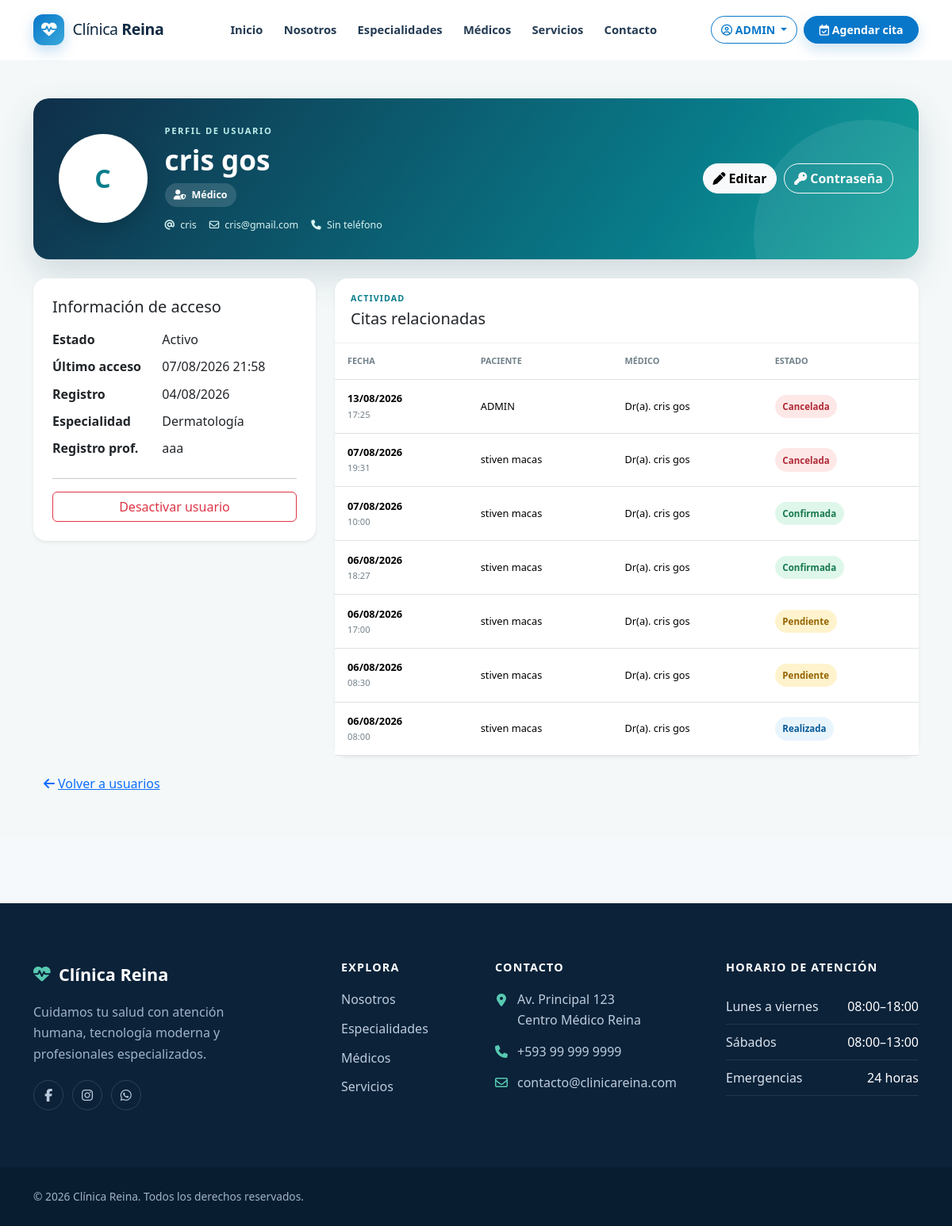
The app's page /usuarios/administracion/usuarios/5/ (signed in) with its own data.
### apps/usuarios/models.py (models this page shows, shortened)
class Perfil(models.Model):
    class Rol(models.TextChoices):
        ADMIN = "ADMIN", "Administrador"
        RECEPCIONISTA = "RECEPCIONISTA", "Recepcionista"
        MEDICO = "MEDICO", "Médico"
        PACIENTE = "PACIENTE", "Paciente"
    usuario = models.OneToOneField(settings.AUTH_USER_MODEL, on_delete=models.CASCADE, related_name="perfil")
    rol = models.CharField(max_length=20, choices=Rol.choices, default=Rol.PACIENTE)
    cedula = models.CharField(max_length=10, unique=True, null=True, blank=True, verbose_name="Cédula")
    telefono = models.CharField(max_length=20, unique=True, null=True, blank=True, verbose_name="Número de WhatsApp")
    foto = models.ImageField(upload_to="usuarios/", blank=True, null=True)
    activo = models.BooleanField(default=True)
    creado_en = models.DateTimeField(auto_now_add=True)
    actualizado_en = models.DateTimeField(auto_now=True)

### apps/medicos/models.py (models this page shows)
class Medico(models.Model):
    usuario = models.OneToOneField(
        settings.AUTH_USER_MODEL,
        on_delete=models.SET_NULL,
        null=True,
        blank=True,
        related_name="medico",
    )
    especialidad = models.ForeignKey(
        "especialidades.Especialidad", on_delete=models.PROTECT, related_name="medicos"
    )
    nombres = models.CharField(max_length=100)
    apellidos = models.CharField(max_length=100)
    registro_profesional = models.CharField(max_length=50, unique=True)
    foto = models.ImageField(upload_to="medicos/", blank=True, null=True)
    biografia = models.TextField(blank=True)
    consultorio = models.CharField(max_length=100, blank=True)
    duracion_consulta = models.PositiveSmallIntegerField(default=30, help_text="Minutos")
    activo = models.BooleanField(default=True)
    destacado = models.BooleanField(default=False)
    creado_en = models.DateTimeField(auto_now_add=True)
    class Meta:
        ordering = ("nombres", "apellidos")
        verbose_name = "Médico"
        verbose_name_plural = "Médicos"
    def __str__(self):
        return f"Dr(a). {self.nombres} {self.apellidos}"

### apps/especialidades/models.py (models this page shows, shortened)
class Especialidad(models.Model):
    nombre = models.CharField(
        max_length=100,
        unique=True,
        verbose_name="Nombre"
    )
    descripcion = models.TextField(
        verbose_name="Descripción",
        blank=True
    )
    imagen = models.ImageField(
        upload_to="especialidades/",
        blank=True,
        null=True,
        verbose_name="Imagen"
    )
    activo = models.BooleanField(
        default=True,
        verbose_name="Activo"
    )
    fecha_creacion = models.DateTimeField(
        auto_now_add=True
    )
    class Meta:
        verbose_name = "Especialidad"
        verbose_name_plural = "Especialidades"
        ordering = [
            "nombre"
        ]

### apps/citas/models.py (models this page shows, shortened)
class Cita(models.Model):
    PENDIENTE = "PENDIENTE"
    CONFIRMADA = "CONFIRMADA"
    CANCELADA = "CANCELADA"
    ATENDIDA = "ATENDIDA"
    REAGENDADA = "REAGENDADA"
    ESTADOS = [
        (PENDIENTE, "Pendiente"),
        (CONFIRMADA, "Confirmada"),
        (REAGENDADA, "Reagendada"),
        (ATENDIDA, "Realizada"),
        (CANCELADA, "Cancelada"),
    ]
    paciente = models.ForeignKey(settings.AUTH_USER_MODEL, on_delete=models.PROTECT, related_name="citas")
    medico = models.ForeignKey("medicos.Medico", on_delete=models.PROTECT, related_name="citas")
    especialidad = models.ForeignKey("especialidades.Especialidad", on_delete=models.PROTECT, related_name="citas")
    fecha = models.DateField()
    hora = models.TimeField()
    motivo = models.TextField(max_length=500)
    estado = models.CharField(max_length=12, choices=ESTADOS, default=PENDIENTE)
    creado_en = models.DateTimeField(auto_now_add=True)
    recordatorio_whatsapp_enviado = models.BooleanField(default=False)
    fecha_recordatorio_whatsapp = models.DateTimeField(null=True, blank=True)
    whatsapp_message_id = models.CharField(max_length=255, blank=True)
    estado_recordatorio_whatsapp = models.CharField(max_length=30, blank=True)
    error_recordatorio_whatsapp = models.TextField(blank=True)
    class Meta:
        ordering = ("fecha", "hora")
        constraints = [
            models.UniqueConstraint(
                fields=("medico", "fecha", "hora"),
                condition=~models.Q(estado="CANCELADA"),
                name="cita_medico_fecha_hora_activa_unica",
            )
        ]

### apps/usuarios/views.py (the view)
# urls.py: path("administracion/usuarios/<int:pk>/", views.admin_usuario_detalle, name="admin_usuario_detalle"),
@solo_administrador
def admin_usuario_detalle(request, pk):
    usuario = get_object_or_404(get_user_model().objects.select_related("perfil"), pk=pk)
    if usuario.perfil.rol == Perfil.Rol.MEDICO and hasattr(usuario, "medico"):
        citas = Cita.objects.filter(medico=usuario.medico)
    else:
        citas = Cita.objects.filter(paciente=usuario)
    citas = citas.select_related("paciente", "medico", "especialidad").order_by("-fecha", "-hora")[:8]
    return render(request, "usuarios/admin_detalle.html", {"usuario_perfil": usuario, "citas_usuario": citas})

### templates/usuarios/admin_detalle.html
{% extends "base.html" %}{% load static %}{% block title %}Perfil de {{ usuario_perfil.username }} | Administración{% endblock %}{% block css %}<link rel="stylesheet" href="{% static 'css/dashboard.css' %}"><link rel="stylesheet" href="{% static 'css/roles_dashboard.css' %}">{% endblock %}
{% block content %}<section class="admin-dashboard py-5"><div class="container"><header class="profile-hero mb-4"><div class="profile-identity"><div class="profile-avatar">{% if usuario_perfil.perfil.foto %}<img src="{{ usuario_perfil.perfil.foto.url }}" alt="Foto de perfil">{% else %}<span>{{ usuario_perfil.first_name|first|default:usuario_perfil.username|first|upper }}</span>{% endif %}</div><div><p class="profile-eyebrow">PERFIL DE USUARIO</p><h1>{{ usuario_perfil.get_full_name|default:usuario_perfil.username }}</h1><span class="profile-role"><i class="fa-solid fa-user-shield"></i> {{ usuario_perfil.perfil.get_rol_display }}</span><div class="profile-contact"><span><i class="fa-solid fa-at"></i> {{ usuario_perfil.username }}</span><span><i class="fa-regular fa-envelope"></i> {{ usuario_perfil.email|default:'Sin correo' }}</span><span><i class="fa-solid fa-phone"></i> {{ usuario_perfil.perfil.telefono|default:'Sin teléfono' }}</span></div></div></div><div class="profile-actions"><a class="btn btn-light" href="{% url 'usuarios:admin_usuario_editar' usuario_perfil.pk %}"><i class="fa-solid fa-pen me-1"></i>Editar</a><a class="btn btn-outline-light" href="{% url 'usuarios:admin_usuario_password' usuario_perfil.pk %}"><i class="fa-solid fa-key me-1"></i>Contraseña</a></div></header>
<div class="row g-4"><div class="col-lg-4"><section class="card border-0 shadow-sm admin-card"><div class="card-body p-4"><h2 class="h5">Información de acceso</h2><dl class="row mt-3 mb-0"><dt class="col-5">Estado</dt><dd class="col-7">{% if usuario_perfil.is_active and usuario_perfil.perfil.activo %}Activo{% else %}Inactivo{% endif %}</dd><dt class="col-5">Último acceso</dt><dd class="col-7">{{ usuario_perfil.last_login|date:'d/m/Y H:i'|default:'Nunca' }}</dd><dt class="col-5">Registro</dt><dd class="col-7">{{ usuario_perfil.date_joined|date:'d/m/Y' }}</dd>{% if usuario_perfil.medico %}<dt class="col-5">Especialidad</dt><dd class="col-7">{{ usuario_perfil.medico.especialidad.nombre }}</dd><dt class="col-5">Registro prof.</dt><dd class="col-7">{{ usuario_perfil.medico.registro_profesional }}</dd>{% endif %}</dl><hr><form method="post" action="{% url 'usuarios:admin_usuario_estado' usuario_perfil.pk %}" onsubmit="return confirm('¿Confirmas el cambio de estado de este usuario?');">{% csrf_token %}<button class="btn {% if usuario_perfil.is_active and usuario_perfil.perfil.activo %}btn-outline-danger{% else %}btn-outline-success{% endif %} w-100" {% if usuario_perfil == request.user %}disabled title="No puedes desactivar tu propia cuenta"{% endif %}>{% if usuario_perfil.is_active and usuario_perfil.perfil.activo %}Desactivar usuario{% else %}Activar usuario{% endif %}</button></form></div></section></div><div class="col-lg-8"><section class="card border-0 shadow-sm admin-card"><div class="admin-card-header"><div><p class="section-label mb-1">ACTIVIDAD</p><h2 class="h5 mb-0">Citas relacionadas</h2></div></div><div class="table-responsive"><table class="table align-middle mb-0 admin-table"><thead><tr><th>Fecha</th><th>Paciente</th><th>Médico</th><th>Estado</th></tr></thead><tbody>{% for cita in citas_usuario %}<tr><td><strong>{{ cita.fecha|date:'d/m/Y' }}</strong><small>{{ cita.hora|time:'H:i' }}</small></td><td>{{ cita.paciente.get_full_name|default:cita.paciente.username }}</td><td>{{ cita.medico }}</td><td><span class="status-badge status-{{ cita.estado|lower }}">{{ cita.get_estado_display }}</span></td></tr>{% empty %}<tr><td colspan="4" class="text-center text-muted py-5">No tiene citas relacionadas.</td></tr>{% endfor %}</tbody></table></div></section></div></div><a class="btn btn-link mt-3" href="{% url 'usuarios:admin_usuarios' %}"><i class="fa-solid fa-arrow-left me-1"></i>Volver a usuarios</a></div></section>{% endblock %}

### templates/componentes/navbar.html (shortened to what this page needs)
{% load socialaccount %}
<nav class="clinic-navbar navbar navbar-expand-xl sticky-top" aria-label="Navegación principal" data-navbar>
  <div class="container">
    <a class="clinic-navbar__brand navbar-brand" href="{% url 'pagina:inicio' %}" aria-label="Clínica Reina, inicio">
      <span class="clinic-navbar__logo" aria-hidden="true"><i class="fa-solid fa-heart-pulse"></i></span>
      <span>Clínica <strong>Reina</strong></span>
    </a>
    <div class="collapse navbar-collapse" id="menuNavbar">
      <ul class="navbar-nav mx-xl-auto">
        <li class="nav-item"><a class="nav-link" href="{% url 'pagina:inicio' %}">Inicio</a></li>
        <li class="nav-item"><a class="nav-link" href="{% url 'pagina:nosotros' %}">Nosotros</a></li>
        <li class="nav-item"><a class="nav-link" href="{% url 'pagina:especialidades' %}">Especialidades</a></li>
        <li class="nav-item"><a class="nav-link" href="{% url 'pagina:medicos' %}">Médicos</a></li>
        <li class="nav-item"><a class="nav-link" href="{% url 'pagina:servicios' %}">Servicios</a></li>
        <li class="nav-item"><a class="nav-link" href="{% url 'pagina:contacto' %}">Contacto</a></li>
      </ul>
      <div class="clinic-navbar__actions d-flex flex-column flex-xl-row align-items-xl-center gap-2">
        {% if user.is_authenticated %}
          <div class="dropdown">
            <button class="btn clinic-user-menu dropdown-toggle" type="button" data-bs-toggle="dropdown" aria-expanded="false">
              <i class="fa-regular fa-circle-user" aria-hidden="true"></i>
              <span>{{ user.get_full_name|default:user.username }}</span>
            </button>
          </div>
        {% endif %}
        <a href="{% url 'citas:agendar' %}" class="btn clinic-appointment-btn"><i class="fa-regular fa-calendar-check" aria-hidden="true"></i> Agendar cita</a>
      </div>
    </div>
  </div>
</nav>

### static/css/variables.css (style rules this page uses)
:root { --color-primary: #0877c9; --color-primary-dark: #075a98; --color-primary-soft: #e9f5fd; --color-secondary: #64748b; --color-success: #1f9d7a; --color-success-soft: #e7f7f1; --color-danger: #dc3545; --color-dark: #102a43; --color-background: #f6f9fc; --color-surface: #ffffff; --color-text: #243b53; --color-muted: #627d98; --color-border: #d9e2ec; --font-family: "Segoe UI", Roboto, "Helvetica Neue", Arial, sans-serif; --radius-sm: .5rem; --radius-md: 1rem; --radius-lg: 1.5rem; --radius-pill: 999px; --shadow-sm: 0 4px 14px rgb(16 42 67 / 7%); --shadow-md: 0 14px 36px rgb(16 42 67 / 12%); --shadow-lg: 0 24px 60px rgb(16 42 67 / 16%); --space-xs: .5rem; --space-sm: .75rem; --space-md: 1rem; --space-lg: 1.5rem; --space-xl: 2.5rem; --transition-fast: 180ms ease; --transition-normal: 320ms ease; --navbar-height: 76px; }

### static/css/base.css (style rules this page uses)
html { scroll-behavior: smooth; scroll-padding-top: calc(var(--navbar-height) + 1rem); }
body { min-height: 100vh; display: flex; flex-direction: column; margin: 0; overflow-x: hidden; color: var(--color-text); background: var(--color-background); font-family: var(--font-family); line-height: 1.65; text-rendering: optimizeLegibility; }
h1, h2, h3, h4, h5, h6 { color: var(--color-dark); font-weight: 700; line-height: 1.2; text-wrap: balance; }
p { text-wrap: pretty; }
a { color: var(--color-primary); text-decoration: none; transition: color var(--transition-fast); }
section { position: relative; }

### static/css/navbar.css (style rules this page uses)
.clinic-navbar { min-height: var(--navbar-height); padding-block: .75rem; background: rgb(255 255 255 / 96%); border-bottom: 1px solid transparent; backdrop-filter: blur(14px); transition: min-height var(--transition-normal), box-shadow var(--transition-normal), border-color var(--transition-normal); }
.clinic-navbar__brand { display: inline-flex; align-items: center; gap: .65rem; color: var(--color-dark); font-size: 1.22rem; letter-spacing: -.02em; }
.clinic-navbar__logo { display: inline-grid; width: 2.45rem; height: 2.45rem; place-items: center; color: #fff; background: linear-gradient(135deg, var(--color-primary), #39a9db); border-radius: .75rem; box-shadow: 0 7px 18px rgb(8 119 201 / 24%); }
.clinic-navbar .nav-link { position: relative; margin-inline: .1rem; padding: .65rem .72rem !important; color: var(--color-text); font-size: .92rem; font-weight: 600; }
.clinic-navbar .nav-link::after { position: absolute; right: .7rem; bottom: .35rem; left: .7rem; height: 2px; content: ""; background: var(--color-primary); transform: scaleX(0); transition: transform var(--transition-fast); }
.clinic-navbar__actions .btn { white-space: nowrap; border-radius: var(--radius-pill); font-size: .88rem; font-weight: 700; }
.clinic-login-btn, .clinic-user-menu { color: var(--color-primary); background: transparent; border-color: var(--color-primary); }
.clinic-appointment-btn { padding-inline: 1.15rem; color: #fff; background: var(--color-primary); border-color: var(--color-primary); box-shadow: 0 7px 18px rgb(8 119 201 / 20%); }

### static/css/dashboard.css (style rules this page uses)
.admin-dashboard { min-height:75vh;background:#f4f8f8 }
.admin-credential-panel .card,.admin-card { border-radius:1rem }
.admin-card-header { display:flex;justify-content:space-between;align-items:center;padding:1.1rem 1.25rem;border-bottom:1px solid #edf1f2 }
.section-label { color:#087d8b;font-size:.67rem;font-weight:800;letter-spacing:.1em }
.admin-table th,.admin-table td { padding:.85rem 1rem }
.admin-table th { color:#71808a;font-size:.68rem;text-transform:uppercase }
.admin-table td { font-size:.8rem }
.admin-table td strong,.admin-table td small { display:block }
.admin-table td small { color:#71808a }
.status-badge { display:inline-block;padding:.32rem .6rem;border-radius:2rem;font-size:.7rem;font-weight:700 }
.status-pendiente { color:#956400;background:#fff3cd }
.status-confirmada { color:#18794e;background:#dff7eb }
.status-atendida { color:#075a98;background:#e9f5fd }
.status-cancelada { color:#b02a37;background:#fde8e7 }

### records on screen
Cita: fecha "13/08/2026", hora "17:25", paciente.get_full_name "ADMIN", medico "Dr(a). cris gos", estado "Cancelada"
Cita: fecha "07/08/2026", hora "19:31", paciente.get_full_name "stiven macas", medico "Dr(a). cris gos", estado "Cancelada"
Cita: fecha "07/08/2026", hora "10:00", paciente.get_full_name "stiven macas", medico "Dr(a). cris gos", estado "Confirmada"
Cita: fecha "06/08/2026", hora "18:27", paciente.get_full_name "stiven macas", medico "Dr(a). cris gos", estado "Confirmada"
Cita: fecha "06/08/2026", hora "17:00", paciente.get_full_name "stiven macas", medico "Dr(a). cris gos", estado "Pendiente"
Cita: fecha "06/08/2026", hora "08:30", paciente.get_full_name "stiven macas", medico "Dr(a). cris gos", estado "Pendiente"
Cita: fecha "06/08/2026", hora "08:00", paciente.get_full_name "stiven macas", medico "Dr(a). cris gos", estado "Realizada"

### other values on screen
{{ user.get_full_name|default:user.username }} "ADMIN"
{{ usuario_perfil.get_full_name|default:usuario_perfil.username }} "cris gos"
{{ usuario_perfil.perfil.get_rol_display }} "Médico"
{{ usuario_perfil.username }} "cris"
{{ usuario_perfil.email|default:'Sin correo' }} "cris@gmail.com"
{{ usuario_perfil.perfil.telefono|default:'Sin teléfono' }} "Sin teléfono"
{{ usuario_perfil.last_login|date:'d/m/Y H:i'|default:'Nunca' }} "07/08/2026 21:58"
{{ usuario_perfil.date_joined|date:'d/m/Y' }} "04/08/2026"
{{ usuario_perfil.medico.especialidad.nombre }} "Dermatología"
{{ usuario_perfil.medico.registro_profesional }} "aaa"
